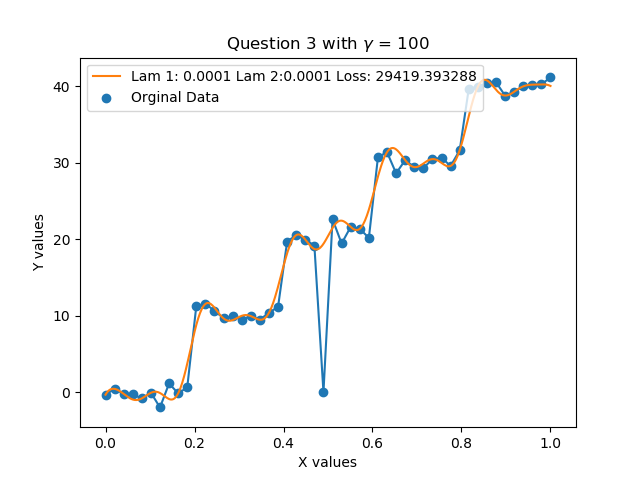

This figure's Python source:
import numpy as np
import matplotlib.pyplot as plt
import cvxpy as cvx
from utils import *
from tqdm import tqdm
# Data Generation
xr, yr = Data_Generation()


### Constant Setup
# K = np.zeros((x.shape[0],x.shape[0]))
# Kf = Kernel()
# K = Km(xr)
alpha = cvx.Variable((xr.shape[0]-1,1))
# print(alpha.shape)
lam_vals1 = np.array([0])
lam_vals2 = np.array([5.5])
# lam_vals2 = np.array([1,1])
gammas = np.arange(500,2500,100)
lam_vals1 = np.geomspace(.0000001,100,10)
lam_vals2 = np.geomspace(.0000001,10000000,15)
lam_vals1 = [lam_vals1[3]]
gammas = [100]
lam_vals2 = [lam_vals2[3]]
lam1 = cvx.Parameter(nonneg = True)
lam2 = cvx.Parameter(nonneg = True)
Plot = Plotter(xr,yr)
losses = []

### Problem Setup
# objective = cvx.Problem(cvx.Minimize(cvx.sum(y-K@alpha)))

# Plot.__init__
## One-Out Cross
for o in tqdm(range(len(gammas))):
    gamma = gammas[o]
    for k in tqdm(range(len(lam_vals1))):
        lam1.value = lam_vals1[k]
        for j in tqdm(range(len(lam_vals2))):
            lam2.value = lam_vals2[j]
            # print(lam2.value,lam1.value,gamma)
            loss = 0
            for i in tqdm(range(xr.shape[0])):
                x = np.delete(xr,i).reshape(xr.shape[0]-1,1)
                y = np.delete(yr,i).reshape(xr.shape[0]-1,1)
                D = D_matrix(x.shape[0])

                K = Km(x)

                # print(K.shape)
                # exit()
                square = cvx.square(cvx.norm(K@alpha-y,1))
                # D * K
                constraint1 = cvx.quad_form(alpha,K)
                constraint2 = cvx.norm(D@K*alpha,1)
                # l =  +
                objective = cvx.Problem(cvx.Minimize(square + lam1 * constraint1 + lam2 * constraint2))
                objective.solve()
                # print(type(alpha.value))
                loss += Plot.loss(alpha.value,x,gamma,i)
            loss /= xr.shape[0]
            losses.append(loss)
            Plot.overlay2(alpha.value,x,lam1.value,lam2.value,loss,gamma)
print("@@@@@@@@@@@@@@@@@@@@@",np.argmin(np.array(losses)))
plt.legend()
plt.xlabel("X values")
plt.ylabel("Y values")
plt.title("Question 3 with $\gamma$ = " + str(gamma))
plt.savefig("Question2c.png")
